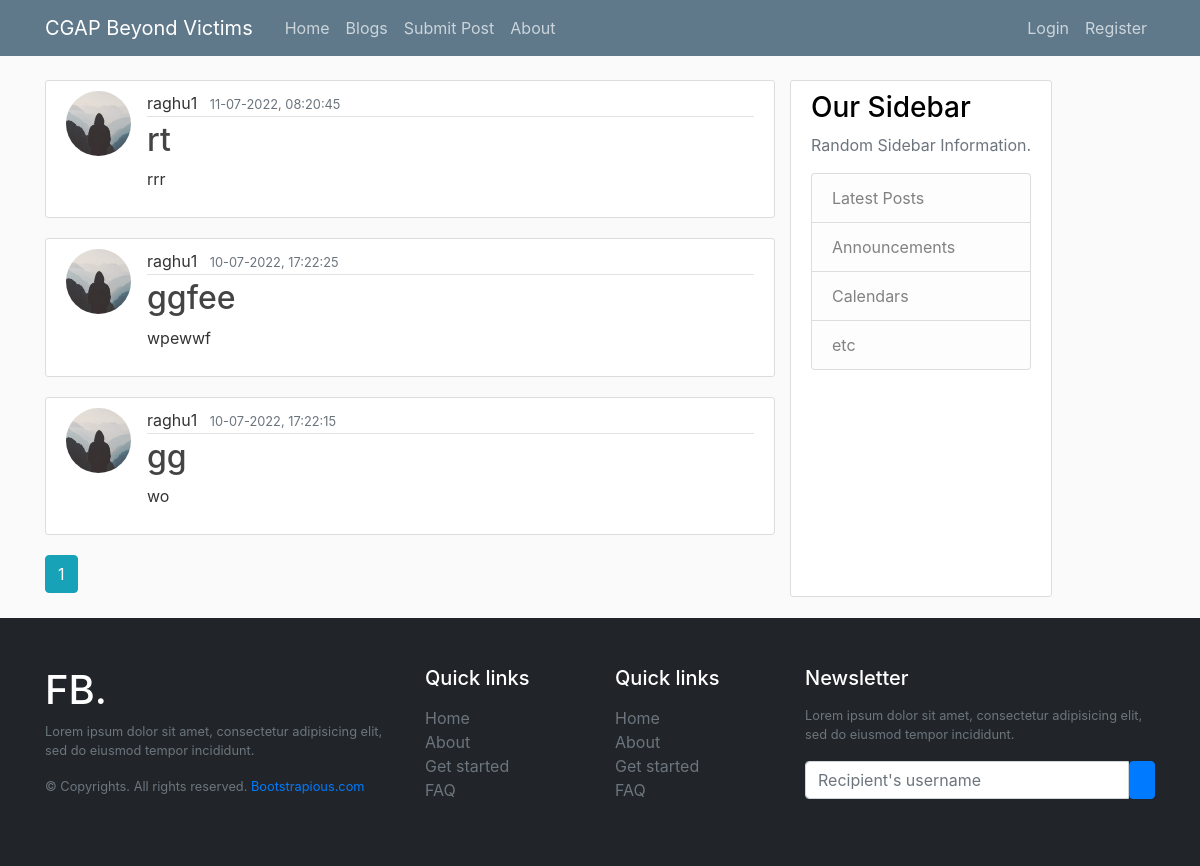
Screenshot of /blogs with the database file from the repository.
### cgap/models.py (models this page shows, shortened)
class Post(db.Model):
    id = db.Column(db.Integer, primary_key=True)
    title = db.Column(db.String(100), nullable=False)
    date_posted = db.Column(db.DateTime, nullable=False, default=datetime.utcnow)
    image_file = db.Column(
        db.String(20), nullable=False, default="images/women_default.jpg"
    )
    content = db.Column(db.Text, nullable=False)
    user_id = db.Column(db.Integer, db.ForeignKey("user.id"), nullable=False)

class User(db.Model, UserMixin):
    id = db.Column(db.Integer, primary_key=True)
    username = db.Column(db.String(20), unique=True, nullable=False)
    email = db.Column(db.String(120), unique=True, nullable=False)
    image_file = db.Column(
        db.String(20), nullable=False, default="images\profile_pics\default.jpg"
    )
    password = db.Column(db.String(60), nullable=False)
    posts = db.relationship("Post", backref="author", lazy=True)

### cgap/routes.py (the view)
@app.route("/blogs")
def blogs():
    page = request.args.get("page", 1, type=int)
    posts = Post.query.order_by(Post.date_posted.desc()).paginate(page=page, per_page=5)
    return render_template("blogs.html", title="Blogs", posts=posts)

### cgap/templates/blogs.html
{% extends "layout.html" %}
{% block content %}
{% for post in posts.items %}
<article class="media content-section">
  <img
    class="rounded-circle article-img"
    src="{{ url_for('static', filename='profile_pics/' + post.author.image_file) }}"
  />
  <div class="media-body">
    <div class="article-metadata">
      <a
        class="mr-2"
        href="{{ url_for('user_posts', username=post.author.username) }}"
        >{{ post.author.username }}</a
      >
      <small class="text-muted"
        >{{ post.date_posted.strftime('%d-%m-%Y, %H:%M:%S') }}</small
      >
    </div>
    <h2>
      <a class="article-title" href="{{ url_for('post', post_id=post.id) }}"
        >{{ post.title }}</a
      >
    </h2>
    <p class="article-content">{{ post.content|truncate(60, True, '...') }}</p>
  </div>
</article>
{% endfor %}
{% for page_num in posts.iter_pages(left_edge=1, right_edge=1, left_current=1, right_current=2) %}
  {% if page_num %}
    {% if posts.page == page_num %}
      <a class="btn btn-info mb-4" href="{{ url_for('blogs', page=page_num) }}">{{ page_num }}</a>
    {% else %}
      <a class="btn btn-outline-info mb-4" href="{{ url_for('blogs', page=page_num) }}">{{ page_num }}</a>
    {% endif %}
  {% else %}
    ...
  {% endif %}
{% endfor %}
{% endblock content %}

### cgap/static/main.css (style rules this page uses)
body { background: #fafafa; color: #333333; margin-top: 5rem; }
h1, h2, h3, h4, h5, h6 { color: black; }
.content-section { background: #ffffff; padding: 10px 20px; border: 1px solid #dddddd; border-radius: 3px; margin-bottom: 20px; }
.article-title { color: #444444; }
.article-content { white-space: pre-line; }
.article-img { height: 65px; width: 65px; margin-right: 16px; }
.article-metadata { padding-bottom: 1px; margin-bottom: 4px; border-bottom: 1px solid #e3e3e3; }
a { color: inherit; text-decoration: none; transition: all 0.3s; }

### rows the page displays
Post: image_file (placeholder picture), author.username "raghu1", date_posted "11-07-2022, 08:20:45", title "rt", content "rrr"
Post: image_file (placeholder picture), author.username "raghu1", date_posted "10-07-2022, 17:22:25", title "ggfee", content "wpewwf"
Post: image_file (placeholder picture), author.username "raghu1", date_posted "10-07-2022, 17:22:15", title "gg", content "wo"

### other values shown
{{ page_num }} "1"
